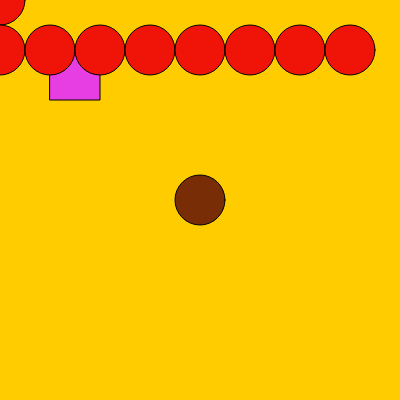
Frame 1 (no input)
Frame 60 (no input): identical to frame 1, image omitted
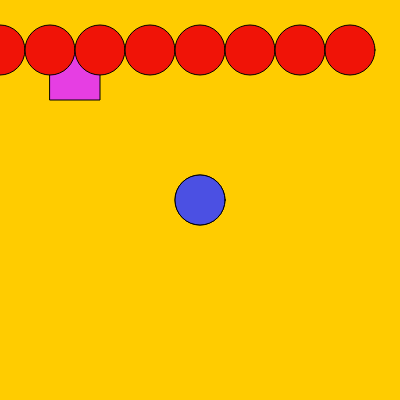
Frame 120 (the mouse pressed at the canvas centre since frame 60)

The p5.js sketch that drew these frames (run headless with seeded random() and noise() and a simulated clock; from frame 60 on, the mouse is pressed at the canvas centre):

// p5.js sketch
// ── sketch.js

function setup() {
  createCanvas(400, 400);
}

function draw() {
  background(255, 204, 0);
 
  //Pepperoni 
 
   
  
if(mouseIsPressed) {
  fill(75, 80, 227); 
  }
  else { 
  fill(240, 19, 7); 
  }
  ellipse( mouseX, mouseY, 50, 50);
  
  if(keyIsPressed) {
    fill( 75, 80, 227); 
  }
  
  else{ 
fill( 230, 62, 227)
  }
  rect(50, 50, 50, 50 );
  
  for (let x = 0; x < width; x+=50 ) { 
  
   fill(240, 19, 7 ); 
    ellipse( x, 50, 50, 50);
  }

  if(mouseIsPressed) {
  fill(75, 80, 227); 
  }
  else { 
  fill(120, 45, 7); 
  }
  ellipse( 200, 200, 50, 50);
  

  
}
